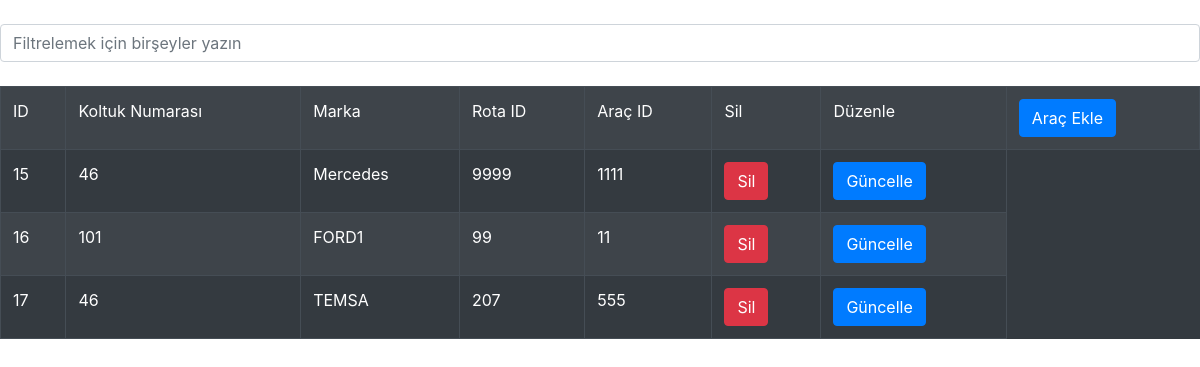
/araclar1.php, run on the app's committed database.
### tables this page shows
CREATE TABLE `arac` (
  `ıd` int(11) NOT NULL,
  `arac_id` varchar(255) NOT NULL,
  `koltuk_sayisi` varchar(255) NOT NULL,
  `marka` varchar(255) NOT NULL,
  `rota_id` varchar(255) NOT NULL
);

### araclar1.php (the view, shortened to what this page needs)
<?php
include ("baglan.php");
$sorgu=$db->prepare('SELECT *FROM arac');
$sorgu->execute();
$kullanici=$sorgu-> fetchAll(PDO::FETCH_OBJ);
?>
<!doctype html>
<html lang="tr">
  <head>
    <link rel="stylesheet" href="https://stackpath.bootstrapcdn.com/bootstrap/4.3.1/css/bootstrap.min.css">
  </head>
<body><br>
    <input type="text" name="search" id="search" class="form-control" placeholder="Filtrelemek için birşeyler yazın">
<br>
<table class="table table-bordered table-striped table-dark">
<tr>
 <td>ID</td>
 <td>Koltuk Numarası</td>
 <td>Marka</td>
 <td>Rota ID</td>
 <td>Araç ID</td>
 <td>Sil</td>
 <td>Düzenle</td>
 <td><a href="aracekle.php" class="btn btn-primary">Araç Ekle</a></td>
</tr>
<?php
	foreach($kullanici as $person){?>
<tr>
  <td><?= $person->ıd ?></td>
  <td><?= $person->koltuk_sayisi ?></td>
  <td><?= $person->marka ?></td>
  <td><?= $person->rota_id ?></td>
  <td><?= $person->arac_id ?></td>
  <td><a href="aracsil.php?pid=<?= $person->ıd ?>" class="btn btn-danger">Sil</a></td>
  <td><a href="aracguncelle.php?rn=<?= $person->ıd ?>&ln=<?= $person->koltuk_sayisi ?>&em=<?= $person->marka ?>&lm=<?= $person->rota_id ?>&fn=<?= $person->arac_id ?>" class="btn btn-primary">Güncelle</a></td>
</tr>
<?php } ?>
</table>
  </body>
</html>

### data on the page
arac: ıd "15", koltuk_sayisi "46", marka "Mercedes", rota "9999", arac "1111"
arac: ıd "16", koltuk_sayisi "101", marka "FORD1", rota "99", arac "11"
arac: ıd "17", koltuk_sayisi "46", marka "TEMSA", rota "207", arac "555"
